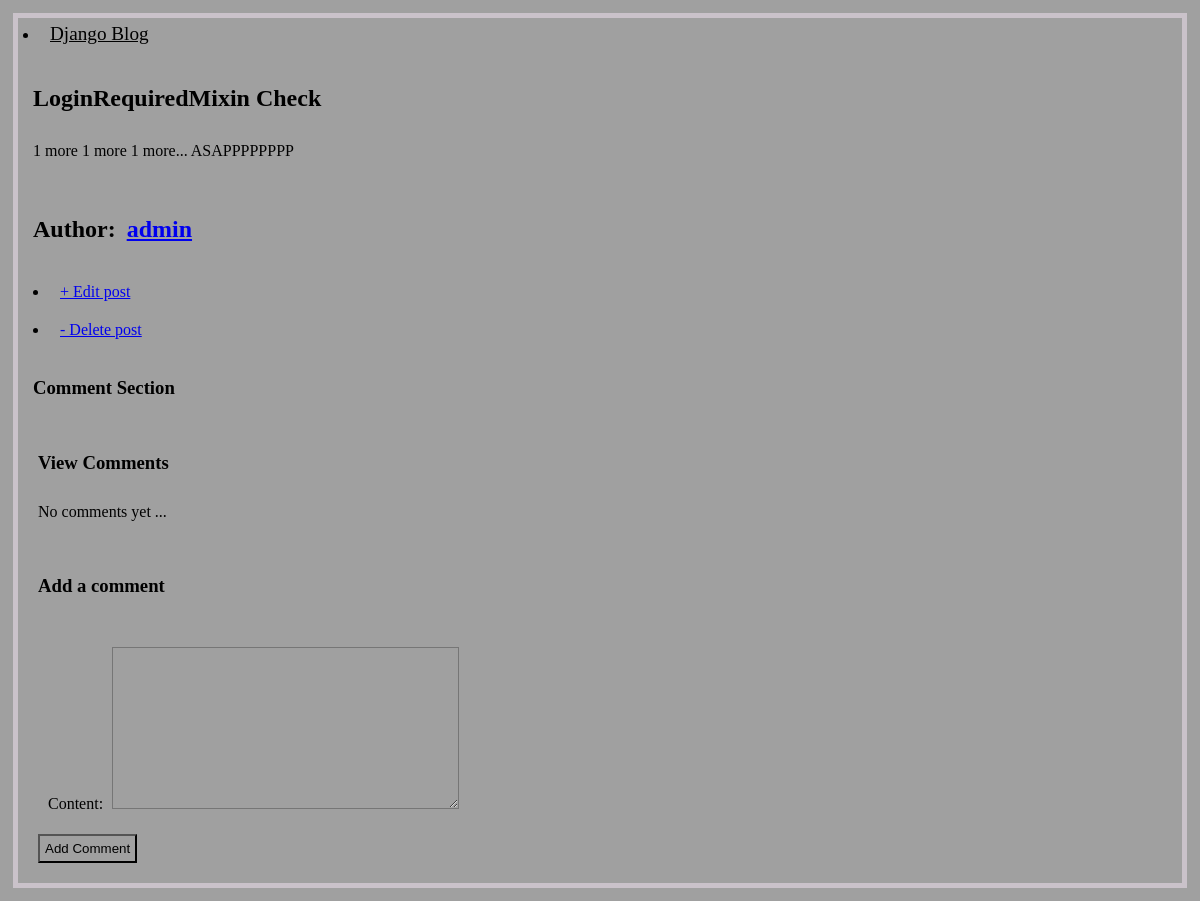
The app's page /post/4/ with its own data.
### blog/models.py (models this page shows, shortened)
class Post(models.Model):
  title = models.CharField(max_length=200)
  author = models.ForeignKey(
    User,                #text reference
    on_delete=models.CASCADE
  )
  body = models.TextField()

### blog/views.py (the view, shortened to what this page needs)
# urls.py: path("post/<int:pk>/", BlogDetailView.as_view(), name="post_details"),    #giving individual post
class BlogDetailView(FormMixin, DetailView):   #this enables each post to open on a seperate page
  model = Post
  template_name = 'post_detail.html'
  form_class = CommentForm
  def get_context_data(self, **kwargs):
    context = super().get_context_data(**kwargs)
    context['comments'] = self.object.comments.all
    if 'form' not in context:                               #this creates a form in post_details if not available to on the comment form
      context['form'] = self.get_form()
    return context

### blog/forms.py
class CommentForm(ModelForm):
  class Meta:
    model = Comment
    fields = ['content']

### templates/post_detail.html (shortened to what this page needs)
{% extends 'base.html' %}
{% block content %}
<div class="post_entry">
  <h2> {{ post.title }} </h2>
  <p> {{ post.body }} </p>
</div>
<div>
  <h2>Author: <a href="{% url 'profile' %}">{{ post.author }}</a></h2>
</div>
<div>
  <li> <a href="{% url 'post_edit' post.pk %}"> + Edit post</a> </li>
</div>
<div>
  <li><a href="{% url 'post_delete' post.pk %}"> - Delete post</a></li>
</div>
<div>
  <h3>Comment Section</h3>
  <div>
    <h3>View Comments</h3>
    {% for comment in comments %}
        {% load tz %}
    {% empty %}
    <p> No comments yet ...</p>
    {% endfor %}
  </div>
  <div>
    <h3>Add a comment</h3>
    <form action="" method="post">
      {{ form.as_p }}
      <button type="submit">Add Comment</button>
    </form>
  </div>
</div>
{% endblock content %}

### static/styles.css (style rules this page uses)
* { box-sizing: border-box; padding: 5px; background: #a0a0a0; }
body { background-color: rgb(202, 194, 202); color: #000; }

### records on screen
Post: title "LoginRequiredMixin Check", body "1 more 1 more 1 more... ASAPPPPPPPP", author "admin"
